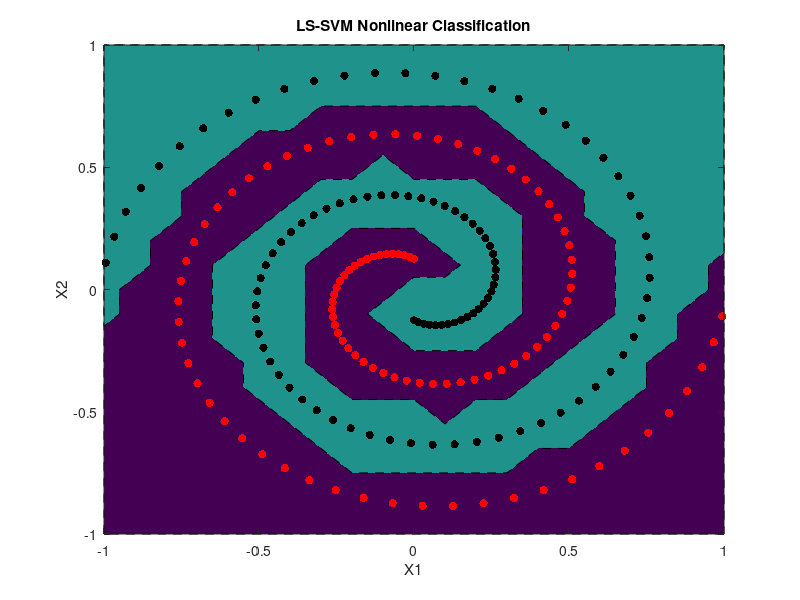

Recreate this plot in MATLAB.
% Spiral data generation and LS-SVM based classification 
% Written By: Rasit
% 07-Mar-2024
clc, clear all, close all;
%% Data Generation
B = 4;
N = 200;
Tall = [];
for i = 1:N/2
    theta = pi/2 + (i-1)*[(2*B-1)/N]*pi;
    Tall = [Tall , [theta*cos(theta); theta*sin(theta)]];
end
Tall = [Tall, -Tall];
Tmax = pi/2 + [(N/2-1)*(2*B-1)/N]*pi;

X = [Tall]'/Tmax;
Y = [-ones(1, N/2), ones(1, N/2)]';


%% Kernel Function
kernel = @(x, y,gamma) exp(-gamma*norm(x-y)^2);

% LS-SVM Param
gamma = 1e2; 
C = 1e2;

% Kernel Matrix
N = size(X, 1);
K = zeros(N, N);
for i = 1:N
    for j = 1:N
        K(i,j) = kernel(X(i,:), X(j,:),gamma);
    end
end


Y_diag = diag(Y);
Omega = Y_diag * K * Y_diag;
I = eye(N);

A = [0, Y'; Y, Omega + 1/C * I];
b = [0; ones(N, 1)];
x_lse = A\b;

bias = x_lse(1);
alpha = x_lse(2:end);   % Support Vectors!

%% Prediction

classifier = @(x) sign(sum(alpha .* Y .* arrayfun(@(i) kernel(X(i,:), x,gamma), 1:N)') + bias);
[X1, X2] = meshgrid(-1:0.1:1, -1:0.1:1);
Z = arrayfun(@(x1, x2) classifier([x1, x2]), X1, X2);

%% Plot
figure('units', 'normalized', 'outerposition', [0 0 .3 .5], 'color', 'w')
contourf(X1, X2, Z, 1,'--'),hold on;
scatter(X(Y==1,1), X(Y==1,2), 'k', "filled");
scatter(X(Y==-1,1), X(Y==-1,2), 'r', "filled");
title('LS-SVM Nonlinear Classification');
xlabel('X1');
ylabel('X2');
